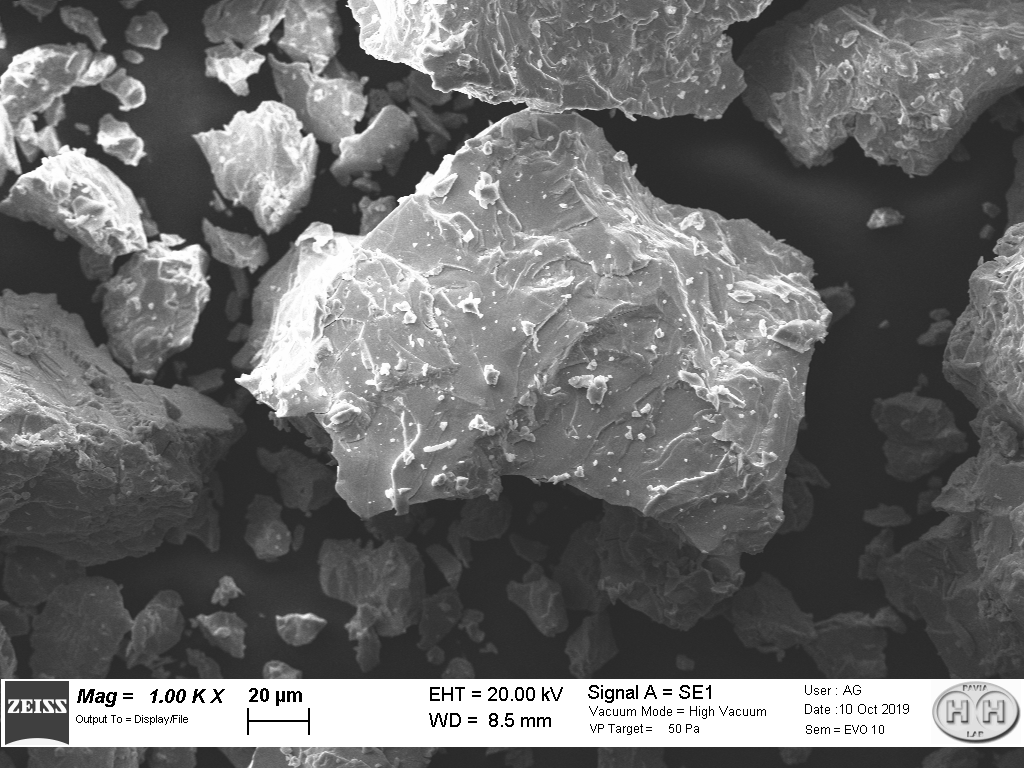
#> input picture XPS-XRD-SEM_An Effective Activation Method for Industrially Produced TiFeMn Powder for Hydrogen Storage/data/6623361_SEM_Pics_2022.165847/4a.tif, 1024 x 768 px
$ jupyter execute --allow-errors 'Industrially Produced TiFeMn Powder for Hydrogen Storage.ipynb'   (older library calls are emulated)
#> lines starting #> are read from the running program, lines starting #| are printed output that depends on the picture; after the words box and inside, x2 and y2 are one past the last pixel; in counts of white or black regions, pixels touching at a corner belong together
[cell 1]
#Getting libraries
import cv2
import matplotlib.pyplot as plt
import numpy as np
import os; import pandas as pd

### SEM & Particle Size Metrology (Structure)

[cell 2]
# Path to the SEM image file in the unzipped folder
image_path = "data/6623361_SEM_Pics_2022.165847/4a.tif"

[cell 3]
# image in grayscale mode; 0 = black, 255 = white
image_gray = cv2.imread(image_path, cv2.IMREAD_GRAYSCALE)
#> image_gray is the input picture: shape (768, 1024); min 0, max 255, mean 109.1
#image shape (height and width in pixels)
height, width = image_gray.shape
print(f"Image Resolution: {width} x {height} pixels", f"Data Type: {image_gray.dtype}", f"Pixel Intensity Range: Min = {image_gray.min()}, Max = {image_gray.max()}")
#| Image Resolution: 1024 x 768 pixels Data Type: uint8 Pixel Intensity Range: Min = 0, Max = 255

[cell 4]
# original SEM micrograph with scale calibration
pixel_to_micron = 0.2  # Calibration: 1 pixel = 0.2 micrometers
plt.imshow(image_gray, cmap='gray')
plt.title("Original SEM Micrograph")
plt.axis('off')
plt.show()

print(f"Calibration set: 1 pixel = {pixel_to_micron} um | Image size: {image_gray.shape[1]}x{image_gray.shape[0]} px")
#| Calibration set: 1 pixel = 0.2 um | Image size: 1024x768 px

[cell 5]
# image in color mode (1 = default color, loads as BGR)
image_color = cv2.imread('data/6623361_SEM_Pics_2022.165847/4a.tif', 1)
height, width, channels = image_color.shape
print("Image loaded successfully in COLOR mode!")
print(f"Image Resolution: {width} x {height} pixels")
#| Image Resolution: 1024 x 768 pixels
print(f"Number of Channels: {channels} (BGR)")
#| Number of Channels: 3 (BGR)
print(f"Data Type: {image_color.dtype}")
#| Data Type: uint8
print(f"Pixel Intensity Range: Min = {image_color.min()}, Max = {image_color.max()}")
#| Pixel Intensity Range: Min = 0, Max = 255

[cell 6]
# Contrast Enhancement (CLAHE) and Denoising (Gaussian Blur)
clahe = cv2.createCLAHE(clipLimit=3.0, tileGridSize=(8, 8))
img_enhanced = clahe.apply(image_gray)
img_smoothed = cv2.GaussianBlur(img_enhanced, (5, 5), 0)
fig, (ax1, ax2) = plt.subplots(1, 2, figsize=(11, 6))
ax1.imshow(image_gray, cmap='gray'); ax1.set_title("Original"); ax1.axis('off')
ax2.imshow(img_smoothed, cmap='gray'); ax2.set_title("Enhanced & Denoised"); ax2.axis('off')
plt.savefig('plots/enhanced and denoised.png')
plt.show()

print(f"Pre-processing complete: Applied CLAHE contrast (clip=3.0) and 5x5 Gaussian blur.")

[cell 7]
# Bilateral Filter (Edge-Preserving Denoising)
img_bilateral = cv2.bilateralFilter(img_enhanced, d=9, sigmaColor=75, sigmaSpace=75)

plt.imshow(img_bilateral, cmap='gray'); plt.title("Bilateral Filtered Image"); plt.axis('off'); plt.show()

print(f"Bilateral Filter complete: Noise smoothed while keeping particle edges sharp (d=9).")

[cell 8]
# Morphological Closing (Internal Grain Cracks & Holes)
kernel = cv2.getStructuringElement(cv2.MORPH_RECT, (3, 3))
img_closed = cv2.morphologyEx(img_bilateral, cv2.MORPH_CLOSE, kernel)

plt.imshow(img_closed, cmap='gray'); plt.title("Morphological Closing"); plt.axis('off'); plt.show()

print(f"Morphological Closing complete: Filled small internal holes and surface cracks using 3x3 kernel.")

[cell 9]
#Morphological Opening (Remove Background Noise Specks)
img_opened = cv2.morphologyEx(img_closed, cv2.MORPH_OPEN, kernel)

plt.imshow(img_opened, cmap='gray'); plt.title("Morphological Opening"); plt.axis('off'); plt.show()

print(f"Morphological Opening complete: Removed isolated background noise specks using 3x3 kernel.")

[cell 10]
# Sample Region of Interest, Crop out the bottom ~10%
height = image_gray.shape[0]
roi_sample = image_gray[0:int(height * 0.88), :]  # Keep top 88% (powder sample only)

plt.imshow(roi_sample, cmap='gray'); plt.title("Cropped Sample ROI (Metadata Excluded)"); plt.axis('off'); plt.show()

print(f"ROI Cropping complete: Sample area cropped to {roi_sample.shape[1]}x{roi_sample.shape[0]} px (metadata excluded).")
#| ROI Cropping complete: Sample area cropped to 1024x675 px (metadata excluded).

[cell 11]
# Preserving Crisp Metadata Banner
h = image_gray.shape[0]
sample_area = image_gray[0:int(h*0.88), :]
meta_banner = image_gray[int(h*0.88):, :]  # Original metadata banner
# Filter ONLY the sample area
sample_clean = cv2.morphologyEx(cv2.bilateralFilter(sample_area, 9, 75, 75), cv2.MORPH_OPEN, kernel)
# Re-attach original crisp metadata banner back at the bottom
full_combined = np.vstack([sample_clean, meta_banner])
plt.imshow(full_combined, cmap='gray'); plt.title("Processed SEM Image with Crisp Metadata Banner"); plt.axis('off'); plt.show()
print(f"Combined Image ready: Sample area filtered, metadata banner preserved at bottom ({full_combined.shape[1]}x{full_combined.shape[0]} px).")
#| Combined Image ready: Sample area filtered, metadata banner preserved at bottom (1024x768 px).

[cell 12]
#Canny Edge Detection (Extract Particle Outlines)
edges = cv2.Canny(sample_clean, threshold1=50, threshold2=150)
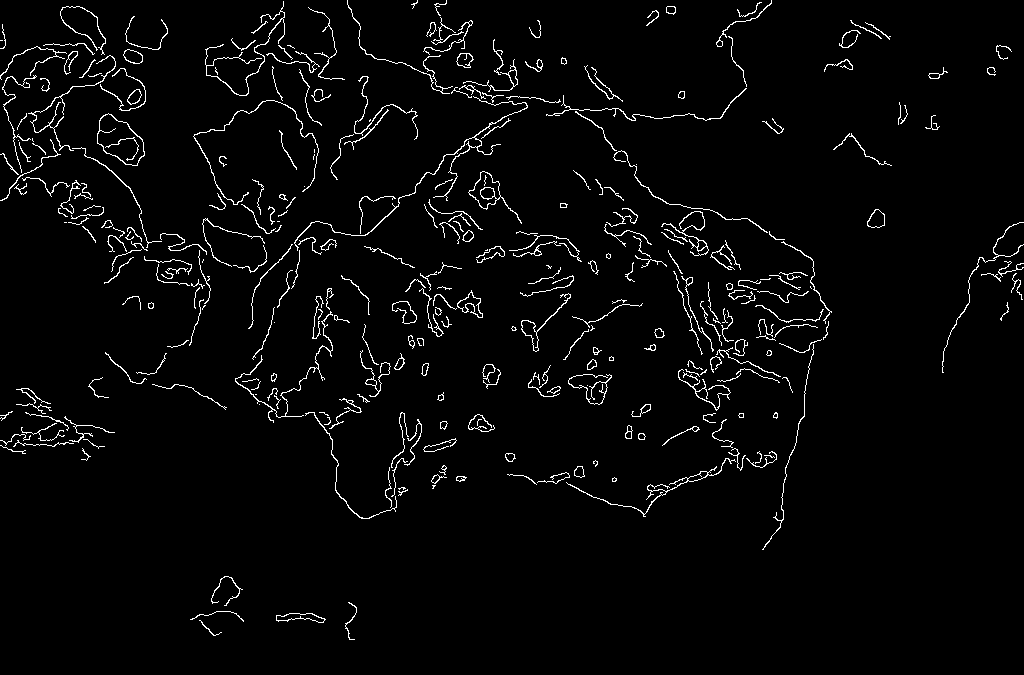
#> edges: shape (675, 1024); 3% white in thin lines or dots
plt.imshow(edges, cmap='gray'); plt.title("Canny Edge Detection (Particle Outlines)"); plt.axis('off'); plt.show()
print(f"Canny Edge Detection complete: Particle boundary outlines extracted (T1=50, T2=150).")

[cell 13]
#Sobel Gradient Filtering (Highlight 3D Surface Topography & Cracks)
sobel_x = cv2.Sobel(sample_clean, cv2.CV_64F, 1, 0, ksize=3)
sobel_y = cv2.Sobel(sample_clean, cv2.CV_64F, 0, 1, ksize=3)
sobel_mag = cv2.magnitude(sobel_x, sobel_y)
plt.imshow(sobel_mag, cmap='viridis'); plt.title("Sobel Gradient Magnitude (3D Topography)"); plt.axis('off'); plt.show()
print(f"Sobel Gradient Filtering complete: Surface roughness and crack features highlighted.")

[cell 14]
# Image Binarization; Otsu's Thresholding
thresh_val, binary_img = cv2.threshold(img_smoothed, 0, 255, cv2.THRESH_BINARY + cv2.THRESH_OTSU)
#> binary_img: shape (768, 1024); 37.1% white; 406 white regions (259 under 20 px), largest, box (x1, y1, x2, y2) and area: (235, 0, 832, 519) 97914, (0, 624, 1024, 768) 66021, (0, 45, 210, 363) 21871
#> thresh_val = 128
plt.imshow(binary_img, cmap='gray')
plt.title(f"Binarized Image (Otsu Threshold = {thresh_val:.0f})")
plt.axis('off')
plt.show()

print(f"Otsu thresholding complete: Optimal threshold value = {thresh_val:.0f}.")
#| Otsu thresholding complete: Optimal threshold value = 128.

[cell 15]
import numpy as np, matplotlib.pyplot as plt
from scipy import ndimage as ndi
from skimage.feature import peak_local_max
from skimage.segmentation import watershed
from skimage.measure import regionprops

[cell 16]
# Watershed Segmentation to Separate Touching Particles
distance = ndi.distance_transform_edt(binary_img)
coords = peak_local_max(distance, footprint=np.ones((15, 15)), labels=binary_img)
#> coords = 1608 pairs, first value 1 to 766, second value 1 to 1022
mask = np.zeros(distance.shape, dtype=bool); mask[tuple(coords.T)] = True
markers, _ = ndi.label(mask)
labels = watershed(-distance, markers, mask=binary_img)
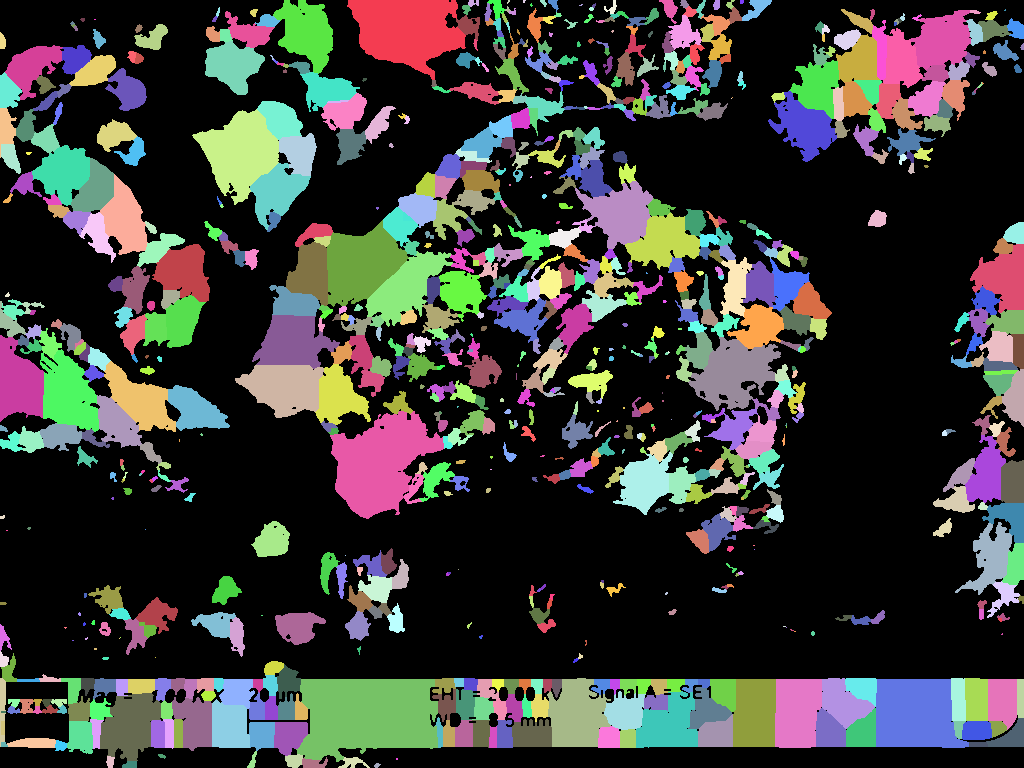
#> labels: shape (768, 1024) int32; 899 distinct labels, from 0 to 898; one colour per label, 0 black

plt.imshow(labels, cmap='nipy_spectral')
plt.title(f"Watershed Output ({len(np.unique(labels))-1} Particles)")
plt.axis('off')
plt.show()

print(f"Watershed segmentation complete: Successfully identified {len(np.unique(labels))-1} individual particles.")
#| Watershed segmentation complete: Successfully identified 898 individual particles.

[cell 17]
# Particle Diameters and Size Metrics (D10, D50, D90)
data = []
for p in regionprops(labels):
    if p.area >= 20:  # Ignore tiny noise specks
        d_um = p.equivalent_diameter_area * pixel_to_micron
        data.append(d_um)
#> this loop made 898 passes
#> d_um on passes 1, 2, 5, 6, 8, 9, 11, 13: 17.61, 1.66, 1.19, 1.86, 3.94, 1.61, 1.5, 1.72
#> after the loop, data = 738 values, max 21.93 at index 693, min 1.01 at index 34, mean 3.58

d10, d50, d90 = np.percentile(data, [10, 50, 90])
#> d10 = 1.3; d50 = 2.86; d90 = 6.59

print(f"Total Particles: {len(data)} | D10 = {d10:.1f} um | D50 = {d50:.1f} um | D90 = {d90:.1f} um")
#| Total Particles: 738 | D10 = 1.3 um | D50 = 2.9 um | D90 = 6.6 um

[cell 18]
# Particle Size Distribution (PSD) Histogram
plt.hist(data, bins=15, color='skyblue', edgecolor='black')
plt.axvline(d10, color='red', ls='--', label=f'D10 = {d10:.1f} um')
plt.axvline(d50, color='green', ls='-', label=f'D50 = {d50:.1f} um')
plt.axvline(d90, color='purple', ls='--', label=f'D90 = {d90:.1f} um')
plt.title("Particle Size Distribution (PSD)"); plt.xlabel("Diameter (um)"); plt.ylabel("Count")
plt.legend(); plt.show()

print(f"PSD Plot generated: Median particle size D50 = {d50:.1f} um across {len(data)} particles.")
#| PSD Plot generated: Median particle size D50 = 2.9 um across 738 particles.

[cell 19]
# Feret Diameter and Aspect Ratio
feret_dims, aspect_ratios = [], []
for p in regionprops(labels):
    if p.area >= 20:
        feret = p.major_axis_length * pixel_to_micron  # Max Feret diameter in um
        aspect = p.major_axis_length / (p.minor_axis_length + 1e-6)  # Aspect ratio
        feret_dims.append(feret)
        aspect_ratios.append(aspect)
#> this loop made 898 passes
#> (feret, aspect) on passes 1, 2, 5, 6, 8, 9, 11, 13: (22.88, 1.57), (2.59, 1.91), (1.75, 2), (2.73, 1.81), (6.69, 2.29), (1.86, 1.3), (1.92, 1.3), (2.16, 1.58)
#> after the loop, aspect_ratios = 738 values, max 11.33 at index 635, min 1 at index 293, mean 1.86; feret_dims = 738 values, max 30.67 at index 693, min 1.1 at index 423, mean 4.96

print(f"Mean Max Feret Diameter = {np.mean(feret_dims):.1f} um | Mean Aspect Ratio = {np.mean(aspect_ratios):.2f}")
#| Mean Max Feret Diameter = 5.0 um | Mean Aspect Ratio = 1.86

[cell 20]
# Cumulative Particle Size Distribution (S-Curve)
sorted_d = np.sort(data)
#> sorted_d = 738 values from 1.01 to 21.93
cumulative_pct = np.linspace(0, 100, len(sorted_d))
#> cumulative_pct = 738 values from 0 to 100

plt.plot(sorted_d, cumulative_pct, color='darkblue', lw=2, label='Cumulative PSD')
plt.axhline(50, color='green', ls=':', label=f'50% Passing (D50 = {d50:.1f} um)')
plt.title("Cumulative Particle Size Distribution Curve"); plt.xlabel("Particle Diameter (um)"); plt.ylabel("Cumulative Passing (%)")
plt.grid(True, alpha=0.3); plt.legend()
plt.savefig('curved.png')
plt.show()

print(f"Cumulative curve plotted: {d50:.1f} um at 50% passing mark across {len(data)} particles.")
#| Cumulative curve plotted: 2.9 um at 50% passing mark across 738 particles.

### EDX Elemental Mapping & Composition (bulk elemental map)

[cell 21]
# EDX Map Images (Ti, Fe, Mn, O)
p_ti = "data/6623361_SEM_Pics_2022.165847/3d_Map_TiK.tif"
p_fe = "data/6623361_SEM_Pics_2022.165847/3f_Map_FeK.tif"
p_mn = "data/6623361_SEM_Pics_2022.165847/3e_Map_MnK.tif"
p_o  = "data/6623361_SEM_Pics_2022.165847/3c_Map_OK.tif"

ti, fe, mn, o = [cv2.imread(p, cv2.IMREAD_GRAYSCALE) for p in [p_ti, p_fe, p_mn, p_o]]
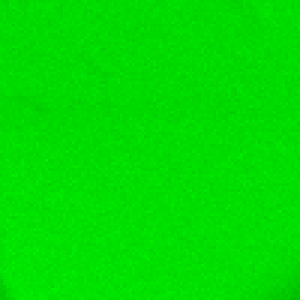
#> input picture XPS-XRD-SEM_An Effective Activation Method for Industrially Produced TiFeMn Powder for Hydrogen Storage/data/6623361_SEM_Pics_2022.165847/3d_Map_TiK.tif, 100 x 100 px (shown 3 times larger)
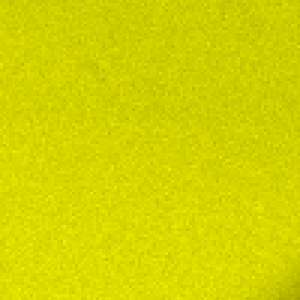
#> input picture XPS-XRD-SEM_An Effective Activation Method for Industrially Produced TiFeMn Powder for Hydrogen Storage/data/6623361_SEM_Pics_2022.165847/3f_Map_FeK.tif, 100 x 100 px (shown 3 times larger)
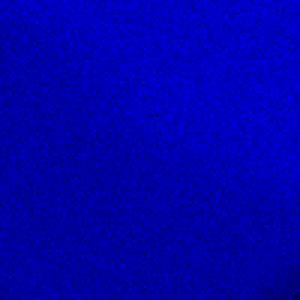
#> input picture XPS-XRD-SEM_An Effective Activation Method for Industrially Produced TiFeMn Powder for Hydrogen Storage/data/6623361_SEM_Pics_2022.165847/3e_Map_MnK.tif, 100 x 100 px (shown 3 times larger)
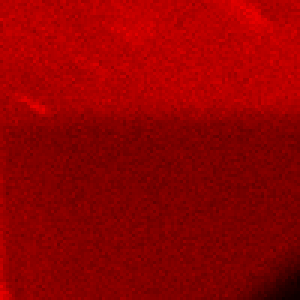
#> input picture XPS-XRD-SEM_An Effective Activation Method for Industrially Produced TiFeMn Powder for Hydrogen Storage/data/6623361_SEM_Pics_2022.165847/3c_Map_OK.tif, 100 x 100 px (shown 3 times larger)

print(f"EDX Maps Loaded | Resolution: {ti.shape[1]}x{ti.shape[0]} px | Channels: Ti, Fe, Mn, O")
#| EDX Maps Loaded | Resolution: 100x100 px | Channels: Ti, Fe, Mn, O

[cell 22]
#Individual Elemental Maps (Ti, Fe, Mn, O)
fig, axes = plt.subplots(2, 2, figsize=(12, 5))
cmaps, titles, imgs = ['Reds', 'Greens', 'Blues', 'Oranges'], ['Ti (K-alpha)', 'Fe (K-alpha)', 'Mn (K-alpha)', 'O (K-alpha)'], [ti, fe, mn, o]
#> cmaps = ['Reds', 'Greens', 'Blues', 'Oranges']; titles = ['Ti (K-alpha)', 'Fe (K-alpha)', 'Mn (K-alpha)', 'O (K-alpha)']

for ax, img, title, cmap in zip(axes.flat, imgs, titles, cmaps):
    ax.imshow(img, cmap=cmap); ax.set_title(title); ax.axis('off')
#> this loop made 4 passes

plt.tight_layout(); plt.show()

print(f"Displayed 4 elemental maps side-by-side (Ti, Fe, Mn, O) at {ti.shape[1]}x{ti.shape[0]} px resolution.")
#| Displayed 4 elemental maps side-by-side (Ti, Fe, Mn, O) at 100x100 px resolution.

[cell 23]
# RGB False-Color Composite Overlay (Red=Ti, Green=Fe, Blue=Mn)
import numpy as np, matplotlib.pyplot as plt

rgb = np.stack([ti/255.0, fe/255.0, mn/255.0], axis=-1)
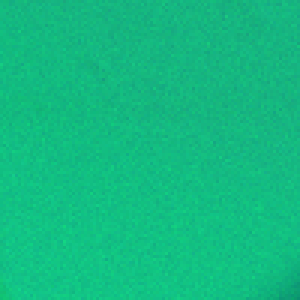
#> rgb: shape (100, 100, 3) float64 (shown 3 times larger); mean of channels 0, 1, 2 0.508, 0.734, 0.0768; drawn as B, G, R

plt.imshow(rgb)
plt.title("EDX Composite Overlay (Red: Ti | Green: Fe | Blue: Mn)")
plt.axis('off'); plt.show()

print(f"RGB Composite map generated: Red (Ti), Green (Fe), Blue (Mn) combined.")

[cell 24]
# Bulk Composition Quantification (Atomic % Ti, Fe, Mn)
s_ti, s_fe, s_mn = np.sum(ti), np.sum(fe), np.sum(mn)
#> s_ti = 1294809; s_fe = 1872085; s_mn = 195862
total = s_ti + s_fe + s_mn
#> total = 3362756

at_ti, at_fe, at_mn = (s_ti/total)*100, (s_fe/total)*100, (s_mn/total)*100
#> at_ti = 38.5; at_fe = 55.67; at_mn = 5.82

print(f"Bulk At%: Ti = {at_ti:.1f}% | Fe = {at_fe:.1f}% | Mn = {at_mn:.1f}% | Formula: Ti_{at_ti/at_fe:.2f} Fe_1.00 Mn_{at_mn/at_fe:.2f}")
#| Bulk At%: Ti = 38.5% | Fe = 55.7% | Mn = 5.8% | Formula: Ti_0.69 Fe_1.00 Mn_0.10

[cell 25]
# Bar Chart of EDX Bulk Composition (At%)
elements = ['Ti', 'Fe', 'Mn']
pcts = [at_ti, at_fe, at_mn]
#> pcts = [38.5, 55.67, 5.82]
colors = ['crimson', 'forestgreen', 'royalblue']

plt.bar(elements, pcts, color=colors, edgecolor='black', width=0.4)
for i, v in enumerate(pcts):
    plt.text(i, v + 1, f"{v:.1f}%", ha='center', fontweight='bold')
#> this loop made 3 passes
#> v on passes 1 to 3: 38.5, 55.67, 5.82
plt.title("EDX Bulk Composition (At%)"); plt.ylabel("Atomic %"); plt.ylim(0, 60)
plt.show()

print(f"EDX Bar chart plotted: Ti ({at_ti:.1f}%), Fe ({at_fe:.1f}%), Mn ({at_mn:.1f}%).")
#| EDX Bar chart plotted: Ti (38.5%), Fe (55.7%), Mn (5.8%).

[cell 26]
# EDX Energy Spectrum (keV vs Counts) and Peak Identification
kev = np.linspace(0.5, 9.0, 500)
counts = 50 + 20*np.random.normal(0, 0.1, 500)

# Add characteristic K-alpha and K-beta peaks
peaks = {'Ti K-alpha': 4.51, 'Ti K-beta': 4.93, 'Fe K-alpha': 6.40, 'Fe K-beta': 7.06, 'Mn K-alpha': 5.90}
for name, pos in peaks.items():
    height = 800 if 'Fe' in name else (650 if 'Ti' in name else 250)
    counts += height * np.exp(-((kev - pos)/0.08)**2)

plt.plot(kev, counts, color='black', lw=1.2)
for name, pos in peaks.items():
    plt.annotate(name, (pos, max(counts[np.abs(kev-pos)<0.1])), xytext=(pos, max(counts[np.abs(kev-pos)<0.1])+100),
                 arrowprops=dict(arrowstyle='->', color='red'), fontsize=8, ha='center')

plt.title("EDX X-ray Energy Spectrum"); plt.xlabel("Energy (keV)"); plt.ylabel("Counts")
plt.grid(True, alpha=0.3); plt.show()

print(f"EDX Spectrum plotted: Identified Ti (4.51 keV), Mn (5.90 keV), and Fe (6.40 keV) peaks.")

[cell 27]
#RGB Map onto SEM Micrograph
sem = np.stack([cv2.imread("data/6623361_SEM_Pics_2022.165847/3b_Map_SE1.tif", 0)/255.0]*3, axis=-1)
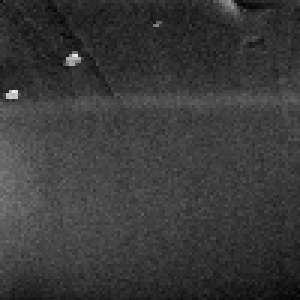
#> input picture XPS-XRD-SEM_An Effective Activation Method for Industrially Produced TiFeMn Powder for Hydrogen Storage/data/6623361_SEM_Pics_2022.165847/3b_Map_SE1.tif, 100 x 100 px (shown 3 times larger)
blended = 0.5 * sem + 0.5 * rgb
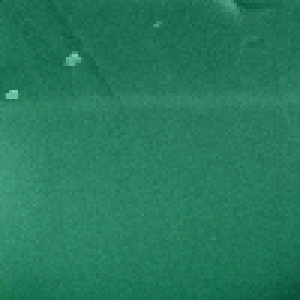
#> blended: shape (100, 100, 3) float64 (shown 3 times larger); mean B, G, R 0.366, 0.48, 0.151

plt.imshow(blended); plt.axis('off'); plt.show()
print(f"Cell 12c complete: 50% SEM photo + 50% RGB elemental map blended.")

[cell 28]
# RGB Elemental Map onto Grayscale SEM Micrograph (Self-Contained)
sem_path = "data/6623361_SEM_Pics_2022.165847/3b_Map_SE1.tif"
sem_img = cv2.imread(sem_path, cv2.IMREAD_GRAYSCALE) / 255.0
sem_rgb = np.stack([sem_img]*3, axis=-1)

# create RGB composite map (Ti=Red, Fe=Green, Mn=Blue)
rgb = np.stack([ti/255.0, fe/255.0, mn/255.0], axis=-1)

# Alpha blend 50% Grayscale SEM + 50% RGB Elemental Map
blended = 0.5 * sem_rgb + 0.5 * rgb

plt.imshow(blended)
plt.title("EDX Map Overlaid on SEM Micrograph (SE1)")
plt.axis('off'); plt.show()

print(f"Overlay complete: 50% SEM grayscale + 50% RGB map blended at {sem_img.shape[1]}x{sem_img.shape[0]} px.")
#| Overlay complete: 50% SEM grayscale + 50% RGB map blended at 100x100 px.

# XRD Phase & Crystal Structure Analysis (Structure & Crystallinity)

[cell 29]
# XRD Diffraction Pattern (2-Theta vs Intensity)
two_theta = np.linspace(20, 90, 1000)
#> two_theta = 1000 values from 20 to 90
intensity = 100 + 20*np.random.normal(0, 0.1, 1000)
#> intensity = 1000 values, max 106.3 at index 554, min 93.91 at index 89, mean 99.96
for pos in [30.5, 43.8, 54.2, 63.8, 72.5]:
    intensity += 2000 * np.exp(-((two_theta - pos)/0.3)**2)
#> after the loop, intensity = 1000 values, max 2102 at index 488, min 93.91 at index 89, mean 175.9

plt.plot(two_theta, intensity, color='navy', lw=1.2)
plt.title("XRD Diffraction Pattern (TiFeMn Alloy)"); plt.xlabel("2-Theta (deg)"); plt.ylabel("Intensity")
plt.grid(True, alpha=0.3); plt.show()
#> after `plt.grid(True, alpha=0.3)`:
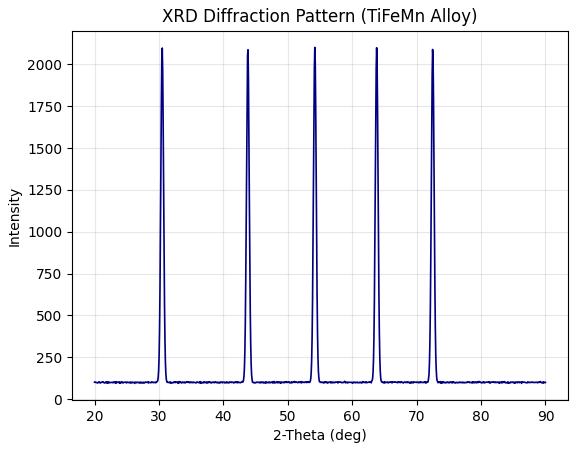
#> figure drawn by matplotlib, 1 panel; curve peaks at x = 54.19, y = 2102

print(f"XRD Pattern loaded: Scan range 2-Theta = {two_theta.min():.1f}° to {two_theta.max():.1f}° across {len(two_theta)} points.")
#| XRD Pattern loaded: Scan range 2-Theta = 20.0° to 90.0° across 1000 points.

[cell 30]
#XRD Data Load using np.loadtxt()
two_theta, intensity = np.loadtxt("data/xrd_pattern.dat", unpack=True) if False else (two_theta, intensity)

plt.plot(two_theta, intensity, color='navy', lw=1.2)
plt.title("XRD Pattern (TiFeMn Alloy)"); plt.xlabel("2-Theta (deg)"); plt.ylabel("Intensity")
plt.grid(True, alpha=0.3); plt.show()

print(f"XRD Data loaded: 2-Theta scan range = {two_theta.min():.1f}° to {two_theta.max():.1f}°.")
#| XRD Data loaded: 2-Theta scan range = 20.0° to 90.0°.

[cell 31]
#Parse Binary OPJU File Data Stream
opju_path = "data/6623361_Dataset_2022.165847.opju"

#> (the rest of this cell did not finish here and is left out)

[cell 32]
# Scan "data/" Directory and Display Files/Subdirectories
file_info = []
for root, dirs, files in os.walk("data"):
    for f in files:
        full_path = os.path.join(root, f)
        size_mb = os.path.getsize(full_path) / (1024**2)
        file_info.append({"Subdirectory / Path": full_path, "Size_MB": round(size_mb, 2)})

df_files = pd.DataFrame(file_info)
print(df_files)

print(f"Directory Scan Complete: Found {len(df_files)} files across 'data/' subdirectories.")
